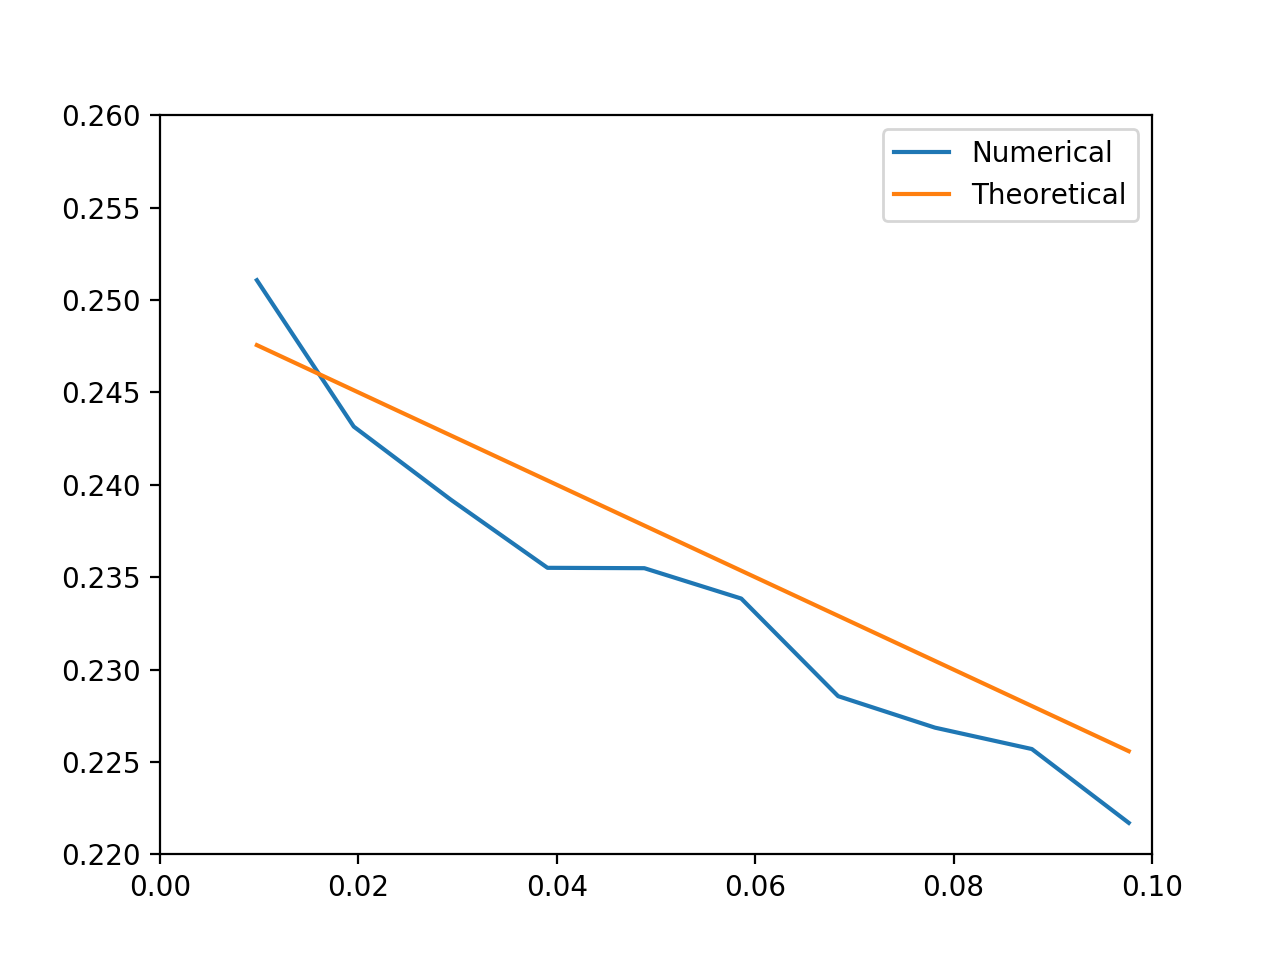

Generate this figure with Python:
import matplotlib.pyplot as pt

f = open('5_1.dat', encoding = 'utf-8', mode = 'r')
l = [x.strip() for x in f]
f.close()

x = []
y = []
z = []

for i in range(10):
    ac = float(l[i*102][18:].strip())
    theta = float(l[i*102+1][23:].strip())
    da = l[i*102+101].split()
    x1 = float(da[1])
    x2 = float(da[2])
    D = (x1 + x2) / 400
    x.append(theta)
    y.append(D)
    z.append(ac)

y1 = [0.25*(1-i) for i in x]
pt.plot(x, y, label = 'Numerical')
pt.plot(x, y1, label = 'Theoretical')
pt.legend()
pt.xlim((0, 0.1))
pt.ylim((0.22, 0.26))
pt.show()
